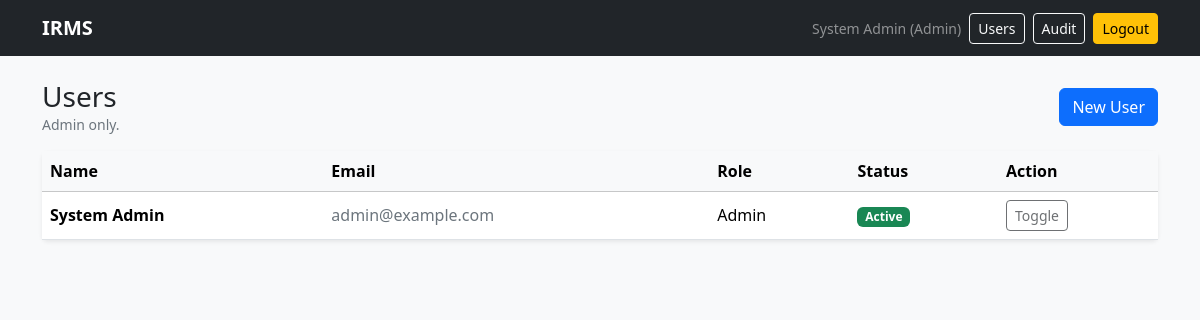
Page /admin/users (signed in) on the committed database.
### app.py (models this page shows, shortened)
class User(db.Model, UserMixin):
    __tablename__ = "users"
    id = db.Column(db.Integer, primary_key=True)
    full_name = db.Column(db.String(120), nullable=False)
    email = db.Column(db.String(160), unique=True, nullable=False, index=True)
    password_hash = db.Column(db.String(255), nullable=False)
    role = db.Column(db.String(20), nullable=False, default="Reporter")  # Admin | Analyst | Reporter
    is_active = db.Column(db.Boolean, nullable=False, default=True)
    created_at = db.Column(db.DateTime, nullable=False, default=datetime.utcnow)

### app.py (the view)
        def wrapper(*args, **kwargs):
            if not current_user.is_authenticated:
                return login_manager.unauthorized()
            if current_user.role not in roles:
                abort(403)
            return fn(*args, **kwargs)

### app.py (called while the page is built)
def require_role(*roles):
    def decorator(fn):
        def wrapper(*args, **kwargs):
            if not current_user.is_authenticated:
                return login_manager.unauthorized()
            if current_user.role not in roles:
                abort(403)
            return fn(*args, **kwargs)
        wrapper.__name__ = fn.__name__
        return wrapper
    return decorator

@login_manager.user_loader
def load_user(user_id):
    return db.session.get(User, int(user_id))

@app.get("/admin/users")
@login_required
@require_role("Admin")
def users():
    users = User.query.order_by(User.created_at.desc()).all()
    return render_template("users.html", users=users)

### templates/users.html
{% extends "base.html" %}
{% block content %}
<div class="d-flex justify-content-between align-items-center mb-3">
  <div>
    <h3 class="mb-0">Users</h3>
    <div class="text-secondary small">Admin only.</div>
  </div>
  <a class="btn btn-primary" href="{{ url_for('user_new') }}">New User</a>
</div>
<div class="card border-0 shadow-sm">
  <div class="table-responsive">
    <table class="table mb-0 align-middle">
      <thead class="table-light">
        <tr>
          <th>Name</th><th>Email</th><th>Role</th><th>Status</th><th style="width:160px;">Action</th>
        </tr>
      </thead>
      <tbody>
        {% for u in users %}
        <tr>
          <td class="fw-semibold">{{ u.full_name }}</td>
          <td class="text-secondary">{{ u.email }}</td>
          <td>{{ u.role }}</td>
          <td>
            {% if u.is_active %}
              <span class="badge text-bg-success">Active</span>
            {% else %}
              <span class="badge text-bg-secondary">Inactive</span>
            {% endif %}
          </td>
          <td>
            <form method="post" action="{{ url_for('user_toggle', user_id=u.id) }}">
              <button class="btn btn-sm btn-outline-dark" {% if u.id==current_user.id %}disabled{% endif %}>
                Toggle
              </button>
            </form>
          </td>
        </tr>
        {% endfor %}
      </tbody>
    </table>
  </div>
</div>
{% endblock %}

### templates/base.html (shortened to what this page needs)
<!doctype html>
<html lang="en">
<head>
  <link href="https://cdn.jsdelivr.net/npm/bootstrap@5.3.3/dist/css/bootstrap.min.css" rel="stylesheet">
</head>
<body class="bg-light">
<nav class="navbar navbar-expand-lg navbar-dark bg-dark">
  <div class="container">
    <a class="navbar-brand fw-semibold" href="{{ url_for('dashboard') }}">IRMS</a>
    <div class="d-flex gap-2 align-items-center">
      {% if current_user.is_authenticated %}
        <span class="text-white-50 small">
          {{ current_user.full_name }} ({{ current_user.role }})
        </span>
        {% if current_user.role == 'Admin' %}
          <a class="btn btn-sm btn-outline-light" href="{{ url_for('users') }}">Users</a>
          <a class="btn btn-sm btn-outline-light" href="{{ url_for('audit_log') }}">Audit</a>
        {% endif %}
        <form method="post" action="{{ url_for('logout') }}" class="d-inline">
          <button class="btn btn-sm btn-warning">Logout</button>
        </form>
      {% endif %}
    </div>
  </div>
</nav>
<main class="container py-4">
  {% block content %}{% endblock %}
</main>
</body>
</html>

### rows in the picture
User: full_name "System Admin", role "Admin", email "admin@example.com", is_active "Active"
